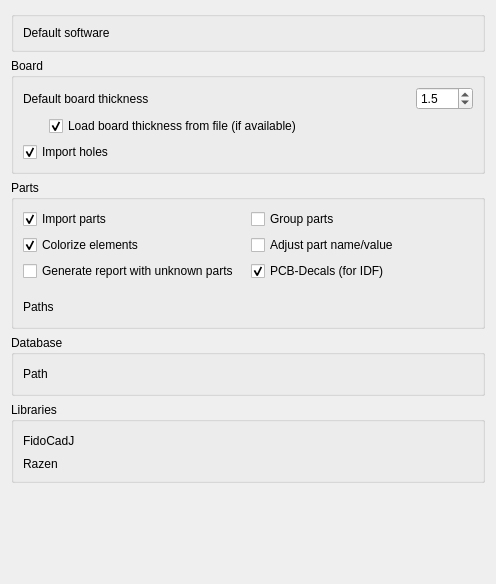
<?xml version="1.0" encoding="UTF-8"?>
<ui version="4.0">
 <class>Gui::Dialog::DlgSettingsPCB</class>
 <widget class="QWidget" name="Gui::Dialog::DlgSettingsPCB">
  <property name="geometry">
   <rect>
    <x>0</x>
    <y>0</y>
    <width>496</width>
    <height>584</height>
   </rect>
  </property>
  <property name="windowTitle">
   <string>General</string>
  </property>
  <layout class="QVBoxLayout" name="verticalLayout">
   <item>
    <widget class="QGroupBox" name="groupBox_5">
     <property name="title">
      <string/>
     </property>
     <layout class="QHBoxLayout" name="horizontalLayout_5">
      <item>
       <layout class="QHBoxLayout" name="horizontalLayout">
        <item>
         <widget class="QLabel" name="label_7">
          <property name="text">
           <string>Default software</string>
          </property>
         </widget>
        </item>
        <item>
         <widget class="Gui::PrefComboBox" name="gui::prefcombobox_1" native="true">
             <item>
              <property name="text">
               <string>Eagle</string>
              </property>
             </item>
             <item>
              <property name="text">
               <string>KiCad</string>
              </property>
             </item>
             <item>
              <property name="text">
               <string>FidoCadJ</string>
              </property>
             </item>
             <item>
              <property name="text">
               <string>FreePCB</string>
              </property>
             </item>
             <item>
              <property name="text">
               <string>Razen</string>
              </property>
             </item>
             <item>
              <property name="text">
               <string>gEDA</string>
              </property>
             </item>
             <item>
              <property name="text">
               <string>IDF v2</string>
              </property>
             </item>
             <item>
                 <property name="text">
               <string>IDF v3</string>
              </property>
             </item>
             <item>
                 <property name="text">
               <string>IDF v4</string>
              </property>
             </item>
            <item>
                 <property name="text">
               <string>HyperLynx</string>
              </property>
             </item>
          <property name="accessibleDescription">
           <string/>
          </property>
          <property name="prefEntry" stdset="0">
           <cstring>pcbDefaultSoftware</cstring>
          </property>
          <property name="prefPath" stdset="0">
           <cstring>Mod/PCB</cstring>
          </property>
         </widget>
        </item>
       </layout>
      </item>
     </layout>
    </widget>
   </item>
   <item>
    <widget class="QGroupBox" name="groupBox">
     <property name="title">
      <string>Board</string>
     </property>
     <layout class="QHBoxLayout" name="horizontalLayout_2">
      <item>
       <layout class="QGridLayout" name="gridLayout_2">
        <item row="0" column="0" colspan="2">
         <widget class="QLabel" name="label_3">
          <property name="text">
           <string>Default board thickness</string>
          </property>
         </widget>
        </item>
        <item row="1" column="1">
         <widget class="Gui::PrefCheckBox" name="gui::prefcheckbox_5">
          <property name="toolTip">
           <string>Load board thickness from file (if available)</string>
          </property>
          <property name="text">
           <string>Load board thickness from file (if available)</string>
          </property>
          <property name="checked">
           <bool>true</bool>
          </property>
          <property name="prefEntry" stdset="0">
           <cstring>boardImportThickness</cstring>
          </property>
          <property name="prefPath" stdset="0">
           <cstring>Mod/PCB</cstring>
          </property>
         </widget>
        </item>
        <item row="0" column="3">
         <widget class="Gui::PrefDoubleSpinBox" name="gui::prefdoublespinbox_1">
          <property name="toolTip">
           <string>Board Thickness</string>
          </property>
          <property name="decimals">
           <number>1</number>
          </property>
          <property name="value">
           <double>1.500000000000000</double>
          </property>
          <property name="prefEntry" stdset="0">
           <cstring>boardThickness</cstring>
          </property>
          <property name="prefPath" stdset="0">
           <cstring>Mod/PCB</cstring>
          </property>
         </widget>
        </item>
        <item row="0" column="2">
         <spacer name="horizontalSpacer_5">
          <property name="orientation">
           <enum>Qt::Horizontal</enum>
          </property>
          <property name="sizeHint" stdset="0">
           <size>
            <width>40</width>
            <height>20</height>
           </size>
          </property>
         </spacer>
        </item>
        <item row="1" column="0">
         <spacer name="horizontalSpacer_6">
          <property name="orientation">
           <enum>Qt::Horizontal</enum>
          </property>
          <property name="sizeType">
           <enum>QSizePolicy::Maximum</enum>
          </property>
          <property name="sizeHint" stdset="0">
           <size>
            <width>20</width>
            <height>20</height>
           </size>
          </property>
         </spacer>
        </item>
        <item row="3" column="0" colspan="2">
         <widget class="Gui::PrefCheckBox" name="gui::prefcheckbox_1">
          <property name="toolTip">
           <string>Import holes</string>
          </property>
          <property name="text">
           <string>Import holes</string>
          </property>
          <property name="checked">
           <bool>true</bool>
          </property>
          <property name="prefEntry" stdset="0">
           <cstring>boardImportHoles</cstring>
          </property>
          <property name="prefPath" stdset="0">
           <cstring>Mod/PCB</cstring>
          </property>
         </widget>
        </item>
       </layout>
      </item>
     </layout>
    </widget>
   </item>
   <item>
    <widget class="QGroupBox" name="groupBox_3">
     <property name="title">
      <string>Parts</string>
     </property>
     <layout class="QVBoxLayout" name="verticalLayout_3">
      <item>
       <layout class="QGridLayout" name="gridLayout">
        <item row="2" column="0">
         <widget class="Gui::PrefCheckBox" name="gui::prefcheckbox_2">
          <property name="toolTip">
           <string>Colorize elements</string>
          </property>
          <property name="text">
           <string>Colorize elements</string>
          </property>
          <property name="checked">
           <bool>true</bool>
          </property>
          <property name="prefEntry" stdset="0">
           <cstring>partsColorize</cstring>
          </property>
          <property name="prefPath" stdset="0">
           <cstring>Mod/PCB</cstring>
          </property>
         </widget>
        </item>
        <item row="3" column="0">
         <widget class="Gui::PrefCheckBox" name="gui::prefcheckbox_3">
          <property name="toolTip">
           <string>Generate report with unknown parts</string>
          </property>
          <property name="text">
           <string>Generate report with unknown parts</string>
          </property>
          <property name="prefEntry" stdset="0">
           <cstring>partsReport</cstring>
          </property>
          <property name="prefPath" stdset="0">
           <cstring>Mod/PCB</cstring>
          </property>
         </widget>
        </item>
        <item row="1" column="0">
         <widget class="Gui::PrefCheckBox" name="gui::prefcheckbox_4">
          <property name="toolTip">
           <string>Import parts</string>
          </property>
          <property name="text">
           <string>Import parts</string>
          </property>
          <property name="checked">
           <bool>true</bool>
          </property>
          <property name="prefEntry" stdset="0">
           <cstring>partsImport</cstring>
          </property>
          <property name="prefPath" stdset="0">
           <cstring>Mod/PCB</cstring>
          </property>
         </widget>
        </item>
        <item row="1" column="2">
         <widget class="Gui::PrefCheckBox" name="gui::prefcheckbox_20">
          <property name="text">
           <string>Group parts</string>
          </property>
          <property name="checked">
           <bool>false</bool>
          </property>
          <property name="prefEntry" stdset="0">
           <cstring>groupParts</cstring>
          </property>
          <property name="prefPath" stdset="0">
           <cstring>Mod/PCB</cstring>
          </property>
         </widget>
        </item>
        <item row="2" column="2">
         <widget class="Gui::PrefCheckBox" name="gui::prefcheckbox_14">
          <property name="text">
           <string>Adjust part name/value</string>
          </property>
          <property name="checked">
           <bool>false</bool>
          </property>
          <property name="prefEntry" stdset="0">
           <cstring>adjustNameValue</cstring>
          </property>
          <property name="prefPath" stdset="0">
           <cstring>Mod/PCB</cstring>
          </property>
         </widget>
        </item>
        <item row="3" column="2">
         <widget class="Gui::PrefCheckBox" name="gui::prefcheckbox_23">
          <property name="text">
           <string>PCB-Decals (for IDF)</string>
          </property>
          <property name="checked">
           <bool>true</bool>
          </property>
          <property name="prefEntry" stdset="0">
           <cstring>pcbDecals</cstring>
          </property>
          <property name="prefPath" stdset="0">
           <cstring>Mod/PCB</cstring>
          </property>
         </widget>
        </item>
       </layout>
      </item>
      <item>
       <spacer name="verticalSpacer_2">
        <property name="orientation">
         <enum>Qt::Vertical</enum>
        </property>
        <property name="sizeHint" stdset="0">
         <size>
          <width>20</width>
          <height>10</height>
         </size>
        </property>
       </spacer>
      </item>
      <item>
       <layout class="QHBoxLayout" name="horizontalLayout_4">
        <item>
         <widget class="QLabel" name="label_4">
          <property name="text">
           <string>Paths</string>
          </property>
         </widget>
        </item>
        <item>
         <spacer name="horizontalSpacer_4">
          <property name="orientation">
           <enum>Qt::Horizontal</enum>
          </property>
          <property name="sizeType">
           <enum>QSizePolicy::Maximum</enum>
          </property>
          <property name="sizeHint" stdset="0">
           <size>
            <width>40</width>
            <height>20</height>
           </size>
          </property>
         </spacer>
        </item>
        <item>
         <widget class="Gui::PrefLineEdit" name="gui::preflineedit" native="true">
          <property name="minimumSize">
           <size>
            <width>360</width>
            <height>0</height>
           </size>
          </property>
          <property name="toolTip">
           <string>Paths to 3D models</string>
          </property>
          <property name="text" stdset="0">
           <string/>
          </property>
          <property name="placeholderText" stdset="0">
           <string>Path_1,Path_2,Path_3</string>
          </property>
          <property name="prefEntry" stdset="0">
           <cstring>partsPaths</cstring>
          </property>
          <property name="prefPath" stdset="0">
           <cstring>Mod/PCB</cstring>
          </property>
         </widget>
        </item>
       </layout>
      </item>
     </layout>
    </widget>
   </item>
   <item>
    <widget class="QGroupBox" name="groupBox_2">
     <property name="title">
      <string>Database</string>
     </property>
     <layout class="QVBoxLayout" name="verticalLayout_2">
      <item>
       <layout class="QHBoxLayout" name="horizontalLayout_3">
        <item>
         <widget class="QLabel" name="label_2">
          <property name="text">
           <string>Path</string>
          </property>
         </widget>
        </item>
        <item>
         <spacer name="horizontalSpacer_2">
          <property name="orientation">
           <enum>Qt::Horizontal</enum>
          </property>
          <property name="sizeType">
           <enum>QSizePolicy::Maximum</enum>
          </property>
          <property name="sizeHint" stdset="0">
           <size>
            <width>40</width>
            <height>20</height>
           </size>
          </property>
         </spacer>
        </item>
        <item>
         <widget class="Gui::PrefFileChooser" name="gui::preffilechooser_1" native="true">
          <property name="minimumSize">
           <size>
            <width>360</width>
            <height>0</height>
           </size>
          </property>
          <property name="toolTip">
           <string>Path to database *.cfg file</string>
          </property>
          <property name="placeholderText" stdset="0">
           <string>Default path: /Mod/PCB/data/database.cfg</string>
          </property>
          <property name="prefEntry" stdset="0">
           <cstring>databasePath</cstring>
          </property>
          <property name="prefPath" stdset="0">
           <cstring>Mod/PCB</cstring>
          </property>
         </widget>
        </item>
       </layout>
      </item>
     </layout>
    </widget>
   </item>
   <item>
    <widget class="QGroupBox" name="groupBox_4">
     <property name="title">
      <string>Libraries</string>
     </property>
     <layout class="QGridLayout" name="gridLayout_4">
      <item row="0" column="0">
       <layout class="QGridLayout" name="gridLayout_3">
        <item row="0" column="1">
         <spacer name="horizontalSpacer">
          <property name="orientation">
           <enum>Qt::Horizontal</enum>
          </property>
          <property name="sizeType">
           <enum>QSizePolicy::Maximum</enum>
          </property>
          <property name="sizeHint" stdset="0">
           <size>
            <width>40</width>
            <height>20</height>
           </size>
          </property>
         </spacer>
        </item>
        <item row="0" column="0">
         <widget class="QLabel" name="label">
          <property name="text">
           <string>FidoCadJ</string>
          </property>
         </widget>
        </item>
        <item row="1" column="0">
         <widget class="QLabel" name="label_5">
          <property name="text">
           <string>Razen</string>
          </property>
         </widget>
        </item>
        <item row="0" column="2">
         <widget class="Gui::PrefLineEdit" name="gui::preflineedit_1" native="true">
          <property name="minimumSize">
           <size>
            <width>360</width>
            <height>0</height>
           </size>
          </property>
          <property name="toolTip">
           <string>Paths to FidoCADJ libraries</string>
          </property>
          <property name="text" stdset="0">
           <string/>
          </property>
          <property name="placeholderText" stdset="0">
           <string>Path_1</string>
          </property>
          <property name="prefEntry" stdset="0">
           <cstring>librariesPathFidoCADJ</cstring>
          </property>
          <property name="prefPath" stdset="0">
           <cstring>Mod/PCB</cstring>
          </property>
         </widget>
        </item>
        <item row="1" column="2">
         <widget class="Gui::PrefLineEdit" name="gui::preflineedit_2" native="true">
          <property name="minimumSize">
           <size>
            <width>360</width>
            <height>0</height>
           </size>
          </property>
          <property name="toolTip">
           <string>Paths to Razen libraries</string>
          </property>
          <property name="text" stdset="0">
           <string/>
          </property>
          <property name="placeholderText" stdset="0">
           <string>Path_1</string>
          </property>
          <property name="prefEntry" stdset="0">
           <cstring>librariesPathRazen</cstring>
          </property>
          <property name="prefPath" stdset="0">
           <cstring>Mod/PCB</cstring>
          </property>
         </widget>
        </item>
       </layout>
      </item>
     </layout>
    </widget>
   </item>
   <item>
    <spacer name="verticalSpacer">
     <property name="orientation">
      <enum>Qt::Vertical</enum>
     </property>
     <property name="sizeHint" stdset="0">
      <size>
       <width>20</width>
       <height>40</height>
      </size>
     </property>
    </spacer>
   </item>
  </layout>
 </widget>
 <customwidgets>
  <customwidget>
   <class>Gui::PrefDoubleSpinBox</class>
   <extends>QDoubleSpinBox</extends>
   <header>Gui/PrefWidgets.h</header>
  </customwidget>
  <customwidget>
   <class>Gui::PrefCheckBox</class>
   <extends>QCheckBox</extends>
   <header>Gui/PrefWidgets.h</header>
  </customwidget>
  <customwidget>
   <class>Gui::FileChooser</class>
   <extends>QWidget</extends>
   <header>Gui/FileDialog.h</header>
  </customwidget>
  <customwidget>
   <class>Gui::PrefFileChooser</class>
   <extends>Gui::FileChooser</extends>
   <header>Gui/PrefWidgets.h</header>
  </customwidget>
  <customwidget>
   <class>Gui::PrefLineEdit</class>
   <extends>QWidget</extends>
   <header>gui::preflineedit.h</header>
  </customwidget>
  <customwidget>
   <class>Gui::PrefComboBox</class>
   <extends>QWidget</extends>
   <header>gui::prefcombobox.h</header>
  </customwidget>
 </customwidgets>
 <resources/>
 <connections/>
</ui>
